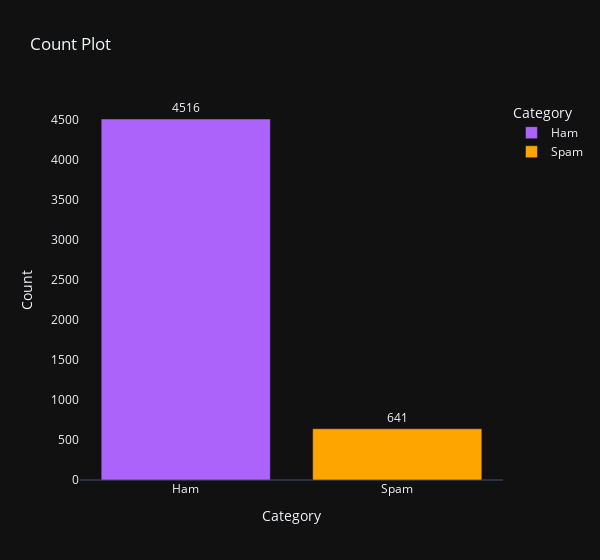

Notebook source saved alongside this figure:
### Markdown cell above
creating dataframe

### Code cell
temp = pd.DataFrame()
temp['Category'] = ['Ham','Spam']
temp['Count'] = [len(data[data['Category'] == 'ham']), len(data[data['Category'] == 'spam'])]
temp = temp.sort_values(by = ['Count'], ascending = False)
fig = px.bar(temp, x = 'Category', y = 'Count', 
             color = "Category", text_auto='', width = 600, 
             color_discrete_sequence = ["#AB63FA", "orange"],
             template = 'plotly_dark',
            title = "Count Plot")

fig.update_xaxes(showgrid = False)
fig.update_yaxes(showgrid = False)
fig.update_traces(textfont_size=12, textangle = 0, textposition = "outside", cliponaxis = False)
fig.show()

### Figure 1 — Plotly figure (JSON) as saved in the notebook; plotly's stock layout.template omitted (floating-point values rounded to 4 significant figures)
{"data": [{"alignmentgroup": "True", "cliponaxis": false, "hovertemplate": "Category=%{x}<br>Count=%{y}<extra></extra>", "legendgroup": "Ham", "marker": {"color": "#AB63FA", "pattern": {"shape": ""}}, "name": "Ham", "offsetgroup": "Ham", "orientation": "v", "showlegend": true, "textangle": 0, "textfont": {"size": 12}, "textposition": "outside", "texttemplate": "%{y:}", "type": "bar", "x": ["Ham"], "xaxis": "x", "y": [4516], "yaxis": "y"}, {"alignmentgroup": "True", "cliponaxis": false, "hovertemplate": "Category=%{x}<br>Count=%{y}<extra></extra>", "legendgroup": "Spam", "marker": {"color": "orange", "pattern": {"shape": ""}}, "name": "Spam", "offsetgroup": "Spam", "orientation": "v", "showlegend": true, "textangle": 0, "textfont": {"size": 12}, "textposition": "outside", "texttemplate": "%{y:}", "type": "bar", "x": ["Spam"], "xaxis": "x", "y": [641], "yaxis": "y"}], "layout": {"barmode": "relative", "legend": {"title": {"text": "Category"}, "tracegroupgap": 0}, "title": {"text": "Count Plot"}, "width": 600, "xaxis": {"anchor": "y", "categoryarray": ["Ham", "Spam"], "categoryorder": "array", "domain": [0, 1], "showgrid": false, "title": {"text": "Category"}}, "yaxis": {"anchor": "x", "domain": [0, 1], "showgrid": false, "title": {"text": "Count"}}}}
